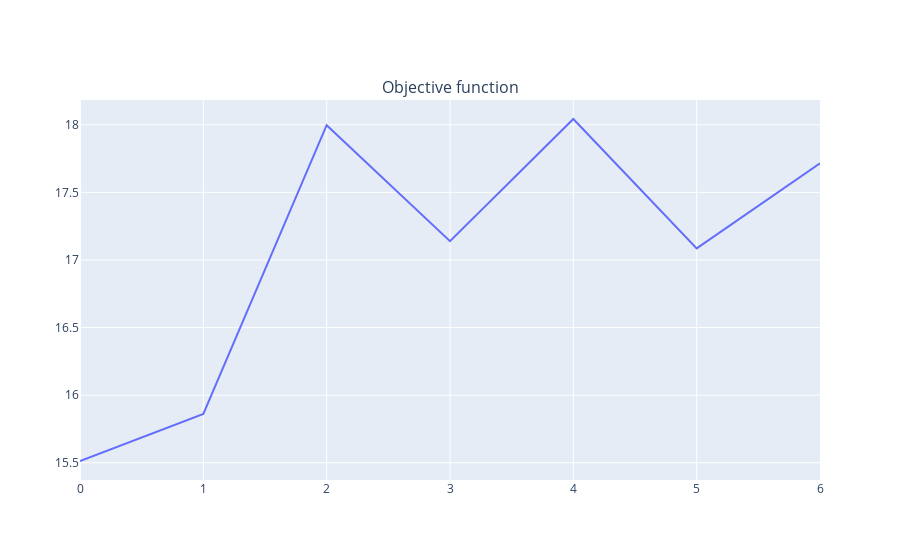

Notebook code cell kept with this figure:
### Markdown cell above
Run EnOpt to optimize future prodoction

### Code cell
# u0  = model.producers[:, 2]
# u0  = np.random.rand(nProd)
u0 = np.asarray([0.01, 0.01, 0.28, 0.7])
u0 /= sum(u0)

u   = EnOpt(wsat.past.EnKF[:, -1, :], perm.EnKF, u0,  
            stepSize=0.5,out_Iter=5)

### Figure 1 — Plotly figure (JSON) as saved in the notebook; plotly's stock layout.template omitted (floating-point values rounded to 4 significant figures)
{"data": [{"mode": "lines", "name": "lines", "type": "scatter", "x": [0, 1, 2, 3, 4, 5, 6], "y": [15.51, 15.86, 18.0, 17.14, 18.04, 17.09, 17.72]}], "layout": {"annotations": [{"font": {"size": 16}, "showarrow": false, "text": "Objective function", "x": 0.5, "xanchor": "center", "xref": "paper", "y": 1, "yanchor": "bottom", "yref": "paper"}], "xaxis": {"anchor": "y", "domain": [0, 1]}, "yaxis": {"anchor": "x", "domain": [0, 1]}}}
